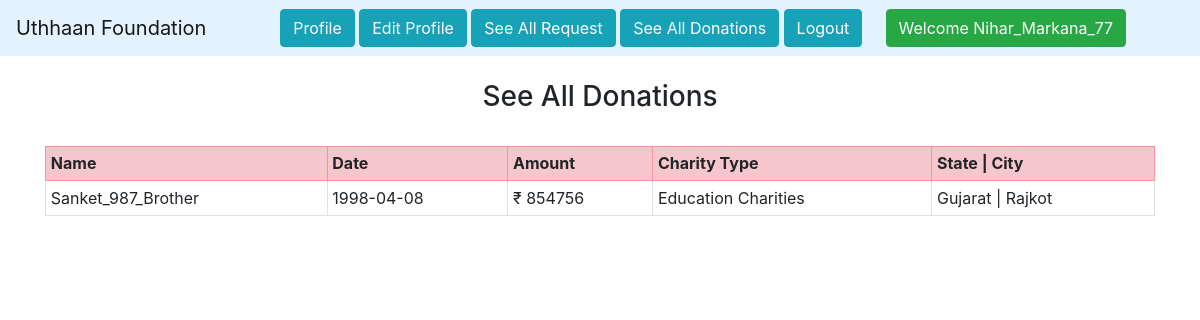
Page /see_all_donations/ (signed in) on the committed database.
### home/models.py (models this page shows)
class Donation_list(models.Model):
    name = models.CharField(max_length=100)
    date = models.CharField(max_length=10)
    amount = models.CharField(max_length=100, default='NA')
    email = models.EmailField(max_length=100)
    chariti = models.ForeignKey(Charity, on_delete=models.CASCADE)
    state = models.CharField(max_length=100)
    city = models.CharField(max_length=100)

class Charity(models.Model):
    name = models.CharField(max_length=100)
    def __str__(self):
        return self.name

### home/views.py (the view)
# urls.py: path('see_all_donations/', views.see_all_donations, name='see_all_donations'),
@login_required(login_url='/login')
def see_all_donations(request):
    requests = Donation_list.objects.all()
    req = User.objects.all()
    return render(request, "donation_list.html", {'requests': requests, 'req': req})

### home/templates/donation_list.html (shortened to what this page needs)
{% extends 'base.html' %}
{% block body %}
<div class="container">
  {% if requests %}
  <h3 class="text-center">See All Donations</h3>
  <br>
  <table class="table table-sm table-bordered">
    <tr class="table-danger">
      <th>Name</th>
      <th>Date</th>
      <th>Amount</th>
      <th>Charity Type</th>
      <th>State | City</th>
    </tr>
    {% for i in requests %}
      <tr>
        <td>{{i.name}}</td>
        <td>{{i.date}}</td>
        <td>{{i.amount}}</td>
        <td>{{i.chariti}}</td>
        <td>{{i.state}} | {{i.city}}</td>
      </tr>
    {% endfor %}
  </table>
  {% else %}
  <h2>No Fund Request Available</h2>
  {% endif %}
</div>
{% endblock %}

### home/templates/base.html (shortened to what this page needs)
<!doctype html>
<html lang="en">
<head>
    <link rel="stylesheet" href="https://stackpath.bootstrapcdn.com/bootstrap/4.5.0/css/bootstrap.min.css"
>
</head>
<body>
    <nav class="navbar navbar-light" style="background-color: #e3f2fd;">
        <a class="navbar-brand" href="/">Uthhaan Foundation</a>
        <div class="container w-75">
            <div class="d-grid gap-2 d-md-block">
                {% if request.user.is_authenticated %}
                <a class="btn btn-info" href="/profile/">Profile</a>
                <a class="btn btn-info" href="/edit_profile/">Edit Profile</a>
                <a class="btn btn-info" href="/see_all_request/">See All Request</a>
                <a class="btn btn-info" href="/see_all_donations/">See All Donations</a>
                <a class="btn btn-info" href="/logout/">Logout</a>
                {% else %}
                <a class="btn btn-info" href="/">All Donors</a>
                <a class="btn btn-info" href="/request_fund/">Request For Fund</a>
                <a class="btn btn-info" href="/see_all_request/">See All Request</a>
                <a class="btn btn-info" href="/become_donor/">Register As Donor</a>
                <a class="btn btn-info" href="/login/">Login</a>
                {% endif %}
            </div>
            {% if request.user.is_authenticated %}
            <a href="#" class="btn btn-success" style="color: white;">Welcome {{request.user}}</a>
            {% endif %}
        </div>
    </nav><br>
    {% block body %}
    {% endblock %}
</body>
</html>

### home/templates/base.html (style rules this page uses)
.navbar { background-color: #2890e6; }

### rows in the picture
Donation_list: name "Sanket_987_Brother", date "1998-04-08", amount "₹ 854756", chariti "Education Charities", state "Gujarat", city "Rajkot"

### other values in the picture
{{ request.user }} "Nihar_Markana_77"
